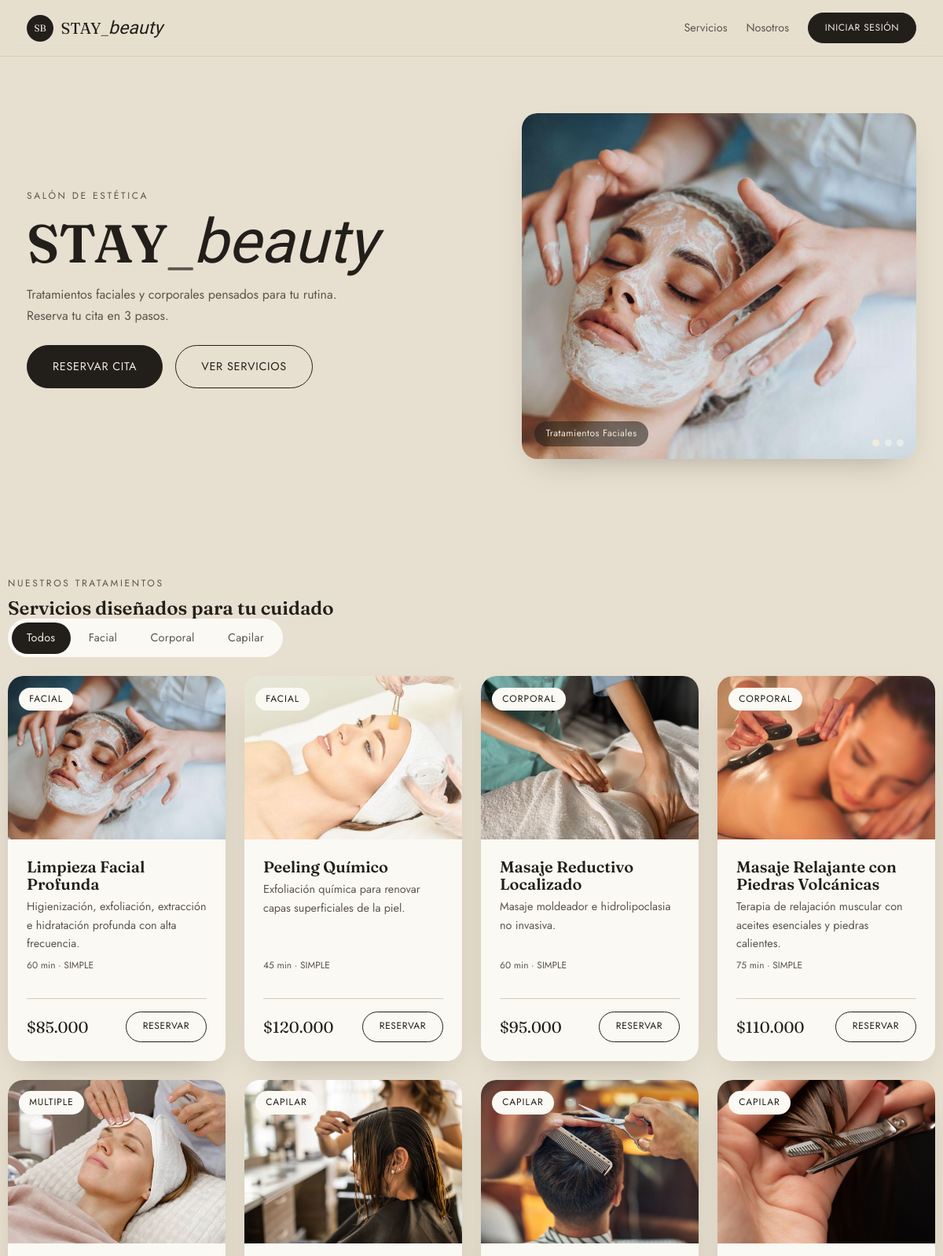
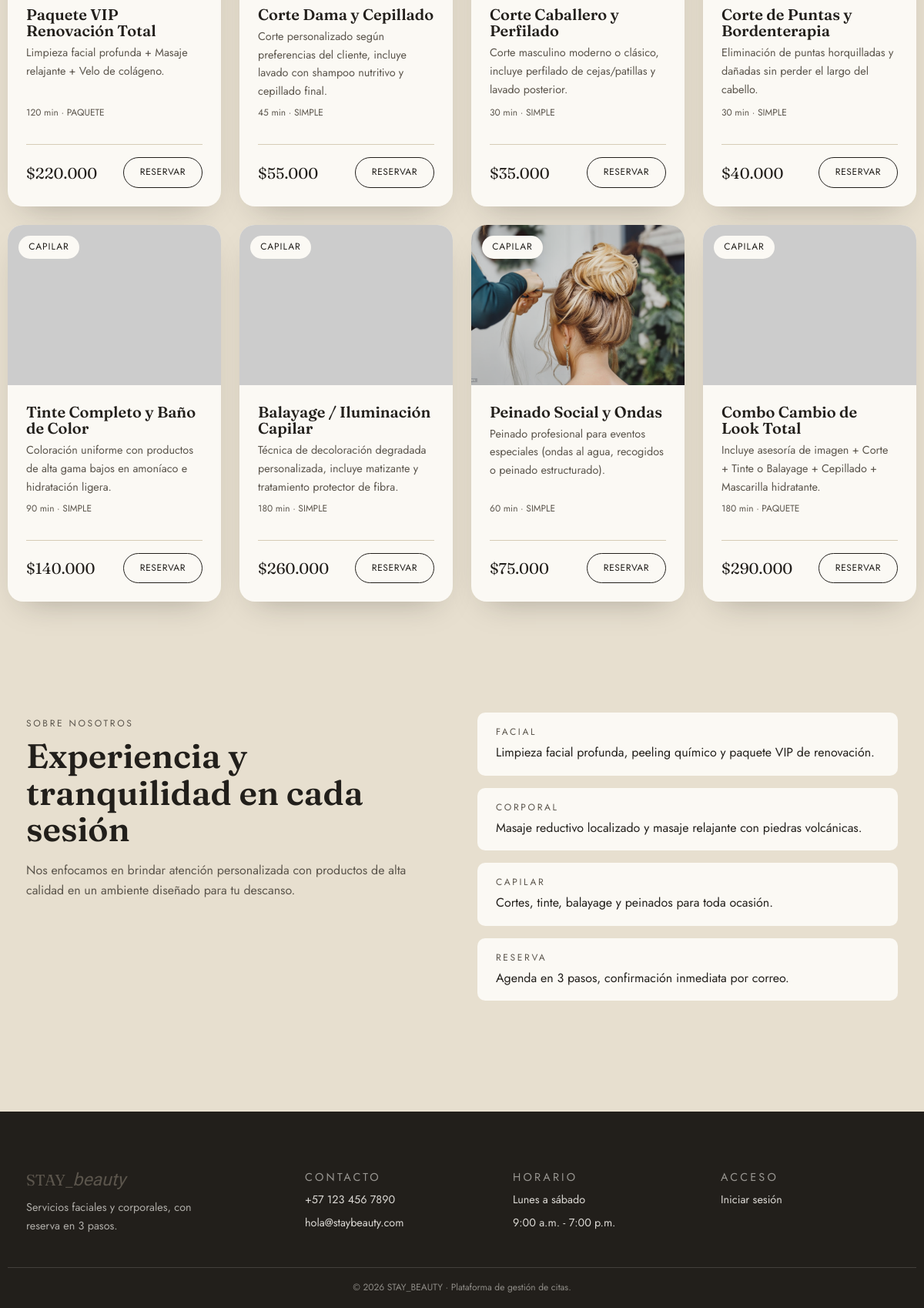
The page / on the database its author committed (2 pictures, top to bottom).
### tables this page shows
CREATE TABLE `servicio` (
  `id_servicio` int(11) NOT NULL,
  `nombre` varchar(100) NOT NULL,
  `descripcion` text DEFAULT NULL,
  `categoria` enum('FACIAL','CORPORAL','CAPILAR','MULTIPLE') NOT NULL,
  `tipo_servicio` enum('SIMPLE','PAQUETE') NOT NULL DEFAULT 'SIMPLE',
  `precio_actual` decimal(10,2) NOT NULL,
  `duracion_minutos` int(11) NOT NULL,
  `activo` tinyint(1) NOT NULL DEFAULT 1
);

### index.php (the view, shortened to what this page needs)
<?php
require_once 'conexion.php';
$sesionActiva  = isset($_SESSION['id_usuario']);
try {
    $stmt = $pdo->prepare("SELECT id_servicio, nombre, descripcion, categoria, tipo_servicio, precio_actual, duracion_minutos
                           FROM servicio
                           WHERE activo = 1
                           ORDER BY id_servicio ASC");
    $stmt->execute();
    $servicios = $stmt->fetchAll();
} catch (PDOException $e) {
    $servicios = [];
}
?>
<!DOCTYPE html>
<html lang="es">
<head>
<link rel="stylesheet" href="styles.css?v=11">
</head>
<body>
<header class="nav">
  <div class="container nav__inner">
    <a href="index.php" class="nav__brand">
      <span class="nav__brand-mark">SB</span>
      <span class="nav__brand-text">STAY<span class="nav__brand-underscore">_</span><em class="script-accent">beauty</em></span>
    </a>
    <nav class="nav__links" id="nav-links" aria-label="Navegación principal">
      <a href="#catalogo">Servicios</a>
      <a href="#nosotros">Nosotros</a>
    </nav>
    <?php if ($sesionActiva): ?>
      <a href="login.php?logout=1" class="btn btn-sm nav__cta">Cerrar sesión</a>
    <?php else: ?>
      <a href="login.php" class="btn btn-sm nav__cta">Iniciar sesión</a>
    <?php endif; ?>
  </div>
</header>
<section class="hero">
  <div class="container hero__inner">
    <div class="hero__text">
      <p class="eyebrow">Salón de estética</p>
      <h1>STAY<span class="nav__brand-underscore">_</span><em class="script-accent">beauty</em></h1>
      <p class="hero__lead">Tratamientos faciales y corporales pensados para tu rutina. Reserva tu cita en 3 pasos.</p>
      <div class="hero__cta">
        <a href="reserva.php" class="btn">Reservar cita</a>
        <a href="#catalogo" class="btn btn-outline">Ver servicios</a>
      </div>
    </div>
    <div class="hero__media" id="hero-carousel">
      <div class="hero__slide is-active">
        <span class="hero__slide-caption">Tratamientos Faciales</span>
      </div>
      <div class="hero__dots">
        <button type="button" class="hero__dot is-active" aria-label="Ver diapositiva 1"></button>
        <button type="button" class="hero__dot" aria-label="Ver diapositiva 2"></button>
        <button type="button" class="hero__dot" aria-label="Ver diapositiva 3"></button>
      </div>
    </div>
  </div>
</section>
<section class="section container" id="catalogo">
  <div class="section__header">
    <p class="eyebrow">Nuestros tratamientos</p>
    <h2>Servicios diseñados para tu cuidado</h2>
  </div>
  <div class="catalog-filters">
    <div class="tabs">
      <button type="button" class="tabs__btn is-active" data-filter="todos">Todos</button>
      <button type="button" class="tabs__btn" data-filter="facial">Facial</button>
      <button type="button" class="tabs__btn" data-filter="corporal">Corporal</button>
      <button type="button" class="tabs__btn" data-filter="capilar">Capilar</button>
    </div>
  </div>
  <div class="services-grid" id="catalogo-grid">
    <?php if (!empty($servicios)): ?>
      <?php foreach ($servicios as $srv): ?>
        <?php
          $precioFormateado = '$' . number_format($srv['precio_actual'], 0, ',', '.');
          $imagen = "assets/images/servicio-{$srv['id_servicio']}.jpg";
        ?>
        <article class="service-card" data-categoria="<?php echo htmlspecialchars(strtolower($srv['categoria'])); ?>">
          <div class="service-card__media">
            <img src="<?php echo $imagen; ?>"
                 onerror="this.onerror=null; this.src='https://picsum.photos/seed/<?php echo $srv['id_servicio']; ?>/480/360';"
                 alt="<?php echo htmlspecialchars($srv['nombre']); ?>">
            <span class="service-card__categoria">
              <?php echo htmlspecialchars(ucfirst(strtolower($srv['categoria']))); ?>
            </span>
          </div>
          <div class="service-card__body">
            <h3><?php echo htmlspecialchars($srv['nombre']); ?></h3>
            <p class="service-card__desc"><?php echo htmlspecialchars($srv['descripcion']); ?></p>
            <p class="service-card__meta"><?php echo (int)$srv['duracion_minutos']; ?> min &middot; <?php echo htmlspecialchars($srv['tipo_servicio']); ?></p>
            <div class="service-card__footer">
              <span class="service-card__price"><?php echo $precioFormateado; ?></span>
              <a href="reserva.php?servicio=<?php echo $srv['id_servicio']; ?>" class="btn btn-outline btn-sm">Reservar</a>
            </div>
          </div>
        </article>
      <?php endforeach; ?>
    <?php else: ?>
      <p class="empty-state">No hay servicios disponibles en este momento.</p>
    <?php endif; ?>
  </div>
</section>
<section id="nosotros" class="section about">
  <div class="container about__inner">
    <div>
      <p class="eyebrow">Sobre nosotros</p>
      <h2>Experiencia y tranquilidad en cada sesión</h2>
      <p>Nos enfocamos en brindar atención personalizada con productos de alta calidad en un ambiente diseñado para tu descanso.</p>
    </div>
    <ul class="about__list">
      <li><span class="eyebrow">Facial</span>Limpieza facial profunda, peeling químico y paquete VIP de renovación.</li>
      <li><span class="eyebrow">Corporal</span>Masaje reductivo localizado y masaje relajante con piedras volcánicas.</li>
      <li><span class="eyebrow">Capilar</span>Cortes, tinte, balayage y peinados para toda ocasión.</li>
      <li><span class="eyebrow">Reserva</span>Agenda en 3 pasos, confirmación inmediata por correo.</li>
    </ul>
  </div>
</section>
<footer class="footer">
  <div class="container footer__inner">
    <div class="footer__brand">
      <p class="footer__brand-text">STAY<span class="nav__brand-underscore">_</span><em class="script-accent">beauty</em></p>
      <p class="footer__tag">Servicios faciales y corporales, con reserva en 3 pasos.</p>
    </div>
    <div class="footer__col">
      <p class="eyebrow">Contacto</p>
      <p><a href="tel:+571234567890">+57 123 456 7890</a></p>
      <p><a href="mailto:hola@staybeauty.com">hola@staybeauty.com</a></p>
    </div>
    <div class="footer__col">
      <p class="eyebrow">Horario</p>
      <p>Lunes a sábado</p>
      <p>9:00 a.m. - 7:00 p.m.</p>
    </div>
    <div class="footer__col">
      <p class="eyebrow">Acceso</p>
      <p>
        <?php if ($sesionActiva): ?>
          <a href="login.php?logout=1" class="link-btn" style="color:inherit;">Cerrar sesión</a>
        <?php else: ?>
          <a href="login.php" class="link-btn" style="color:inherit;">Iniciar sesión</a>
        <?php endif; ?>
      </p>
    </div>
  </div>
  <p class="footer__legal">&copy; 2026 STAY_BEAUTY &middot; Plataforma de gestión de citas.</p>
</footer>
</body>
</html>

### rows shown on the page
servicio: shows a picture, categoria "FACIAL", nombre "Limpieza Facial Profunda", descripcion "Higienización, exfoliación, extracción e hidratación profunda con alta frecuencia.", duracion_minutos "60", tipo_servicio "SIMPLE", precio_actual "$85.000"
servicio: shows a picture, categoria "FACIAL", nombre "Peeling Químico", descripcion "Exfoliación química para renovar capas superficiales de la piel.", duracion_minutos "45", tipo_servicio "SIMPLE", precio_actual "$120.000"
servicio: shows a picture, categoria "CORPORAL", nombre "Masaje Reductivo Localizado", descripcion "Masaje moldeador e hidrolipoclasia no invasiva.", duracion_minutos "60", tipo_servicio "SIMPLE", precio_actual "$95.000"
servicio: shows a picture, categoria "CORPORAL", nombre "Masaje Relajante con Piedras Volcánicas", descripcion "Terapia de relajación muscular con aceites esenciales y piedras calientes.", duracion_minutos "75", tipo_servicio "SIMPLE", precio_actual "$110.000"
servicio: shows a picture, categoria "MULTIPLE", nombre "Paquete VIP Renovación Total", descripcion "Limpieza facial profunda + Masaje relajante + Velo de colágeno.", duracion_minutos "120", tipo_servicio "PAQUETE", precio_actual "$220.000"
servicio: shows a picture, categoria "CAPILAR", nombre "Corte Dama y Cepillado", descripcion "Corte personalizado según preferencias del cliente, incluye lavado con shampoo nutritivo y cepillado final.", duracion_minutos "45", tipo_servicio "SIMPLE", precio_actual "$55.000"
servicio: shows a picture, categoria "CAPILAR", nombre "Corte Caballero y Perfilado", descripcion "Corte masculino moderno o clásico, incluye perfilado de cejas/patillas y lavado posterior.", duracion_minutos "30", tipo_servicio "SIMPLE", precio_actual "$35.000"
servicio: shows a picture, categoria "CAPILAR", nombre "Corte de Puntas y Bordenterapia", descripcion "Eliminación de puntas horquilladas y dañadas sin perder el largo del cabello.", duracion_minutos "30", tipo_servicio "SIMPLE", precio_actual "$40.000"
servicio: categoria "CAPILAR", nombre "Tinte Completo y Baño de Color", descripcion "Coloración uniforme con productos de alta gama bajos en amoníaco e hidratación ligera.", duracion_minutos "90", tipo_servicio "SIMPLE", precio_actual "$140.000"
servicio: categoria "CAPILAR", nombre "Balayage / Iluminación Capilar", descripcion "Técnica de decoloración degradada personalizada, incluye matizante y tratamiento protector de fibra.", duracion_minutos "180", tipo_servicio "SIMPLE", precio_actual "$260.000"
servicio: shows a picture, categoria "CAPILAR", nombre "Peinado Social y Ondas", descripcion "Peinado profesional para eventos especiales (ondas al agua, recogidos o peinado estructurado).", duracion_minutos "60", tipo_servicio "SIMPLE", precio_actual "$75.000"
servicio: categoria "CAPILAR", nombre "Combo Cambio de Look Total", descripcion "Incluye asesoría de imagen + Corte + Tinte o Balayage + Cepillado + Mascarilla hidratante.", duracion_minutos "180", tipo_servicio "PAQUETE", precio_actual "$290.000"
